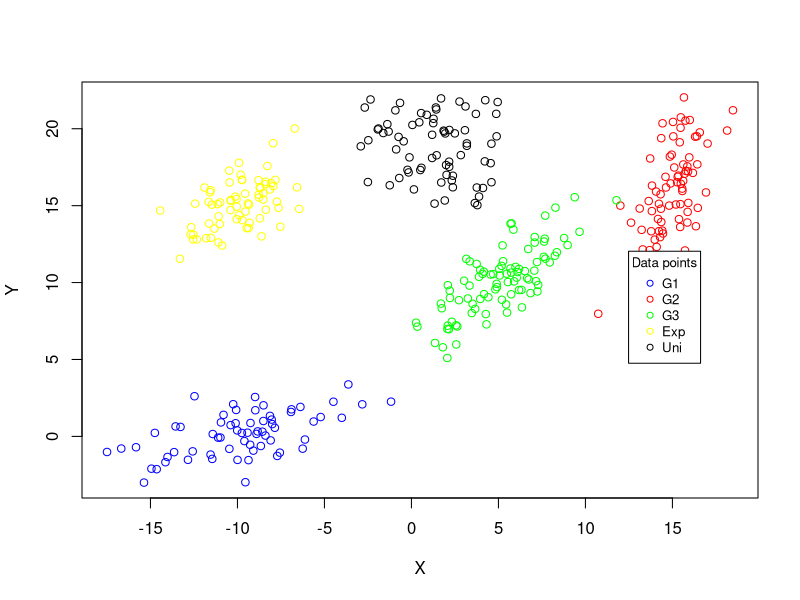
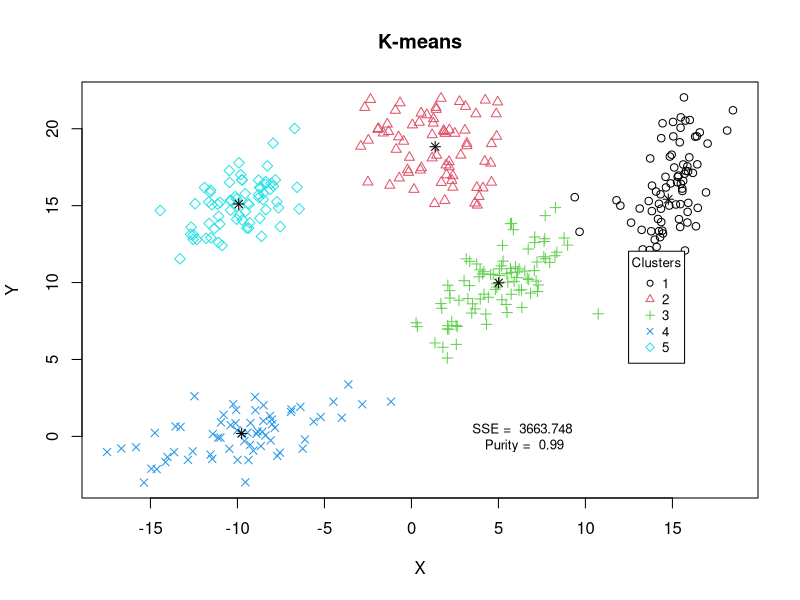
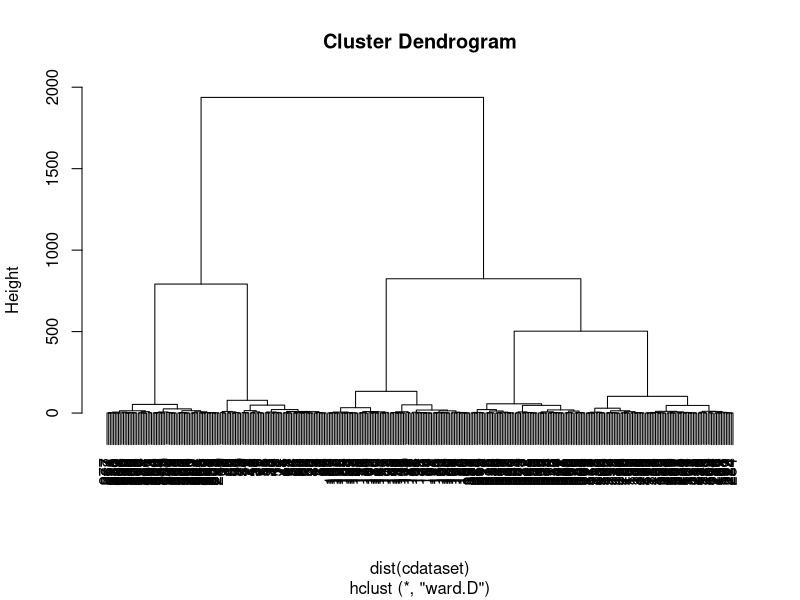
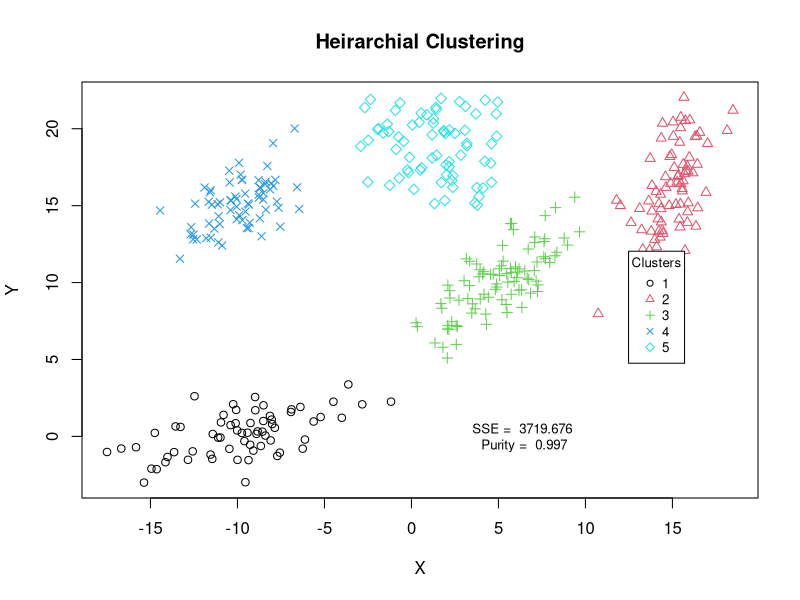
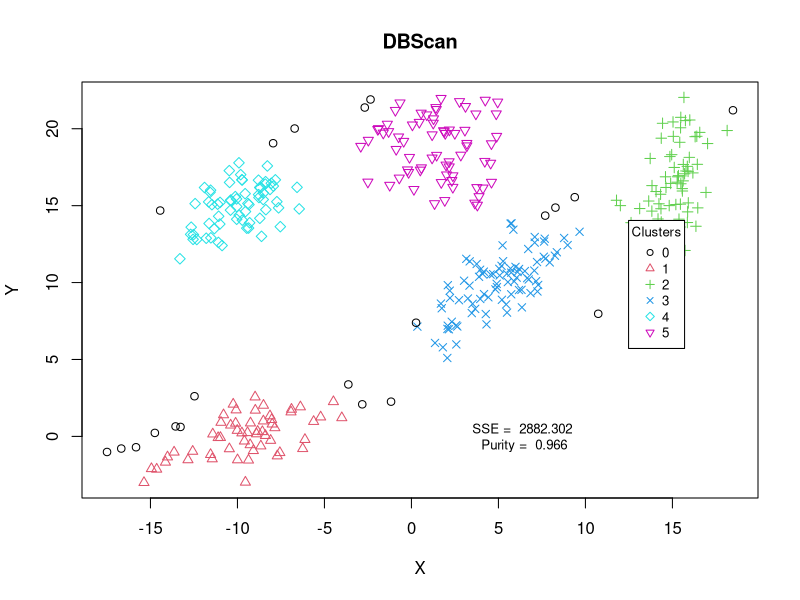

Source code (R) for these figures, in order:
#uses data in dataset2.txt
dataset <- read.table("dataset2.txt",header=TRUE,row.names=1)

#find min y from all plots, max y from all plots
xmin <- min(dataset[,1])
xmax <- max(dataset[,1])
ymin <- min(dataset[,2])
ymax <- max(dataset[,2])

xlim = c(xmin,xmax)
ylim = c(ymin,ymax)

#plotting all points in one graph with different colors
color <- c("blue","red","green","yellow","black")

plot(dataset[,1], dataset[,2], xlab="X", ylab="Y", col = ifelse(dataset[,3] == 1, color[1], ifelse(dataset[,3] == 2, color[2], ifelse(dataset[,3] == 3, color[3],ifelse(dataset[,3] == 4, color[4],color[5])))))

legend(xlim[2]-6, ylim[2]-10, legend=c("G1","G2","G3","Exp","Uni") , cex=0.8, pch = 1, col=color, title="Data points")

#CLUSTERING
require(graphics)

#dataset without class labels
cdataset = dataset[,-3]

#FUNCTIONS
#Square
square <- function(x)
{
  squared <- (x)*(x)
  return(squared)
}


#Purity
cal_purity <- function(new_labs, old_labs) 
{
  purity <- sum(apply(table(old_labs, new_labs), 2, max)) / length(new_labs)
  return (purity)
}

#SSE
cal_SSE <- function(dataset, new_labs, k)
{
  sum_x <- vector(mode = "numeric", length = k)
  sum_y <- vector(mode = "numeric", length = k)
  nc <- vector(mode = "numeric", length = k)
  n = nrow(dataset)
  
  for (i in 1:n)
  {
    if(new_labs[i] == 0) { next }
    
    sum_x[new_labs[i]] <- sum_x[new_labs[i]] + dataset[i,1]
    sum_y[new_labs[i]] <- sum_y[new_labs[i]] + dataset[i,2]
    nc[new_labs[i]] <- nc[new_labs[i]] + 1
  }
  mean_x <- sum_x/nc
  mean_y <- sum_y/nc
  
  err_x <- 0
  err_y <- 0
  for (i in 1:n)
  {
    if(new_labs[i] == 0) { next }
    
    err_x <- err_x + square(mean_x[new_labs[i]] - dataset[i,1])
    err_y <- err_y + square(mean_y[new_labs[i]] - dataset[i,2])
  }
  
  sse <- err_x + err_y
  return (sse)
}

#K-MEANS
#kmeans(x, centers, iter.max = 10)
cluster_size <- 5
clk <- kmeans(cdataset, cluster_size, 10)
plot(cdataset, col = clk$cluster, pch = clk$cluster, xlab="X", ylab="Y")
points(clk$centers, col = "black" , pch = 8, cex = 1)
title("K-means")
legend(xlim[2]-6, ylim[2]-10, legend = sort(unique(clk$cluster)) , cex=0.8, col = sort(unique(clk$cluster)), pch = sort(unique(clk$cluster)), title="Clusters")
purity <- round(cal_purity(clk$cluster,dataset[,3]),3)
sse <- round(cal_SSE(cdataset,clk$cluster, cluster_size),3)
val <- paste(paste("SSE = ",sse),paste("\nPurity = ",purity))
text(xlim[2]-12, ylim[1]+3, val , cex=0.8)


#HIERARCHICHAL CLUSTERING
cluster_size <- 5
hc <- hclust(dist(cdataset), "ward.D")
plot(hc)
clh <- cutree(as.hclust(hc), k = cluster_size)
plot(cdataset, col = clh, pch = clh, xlab="X", ylab="Y")
title("Heirarchial Clustering")
legend(xlim[2]-6, ylim[2]-10, legend = sort(unique(clh)) , cex=0.8, col = sort(unique(clh)), pch = sort(unique(clh)), title="Clusters")
purity <-round(cal_purity(clh,dataset[,3]),3)
sse <- round(cal_SSE(cdataset,clh, cluster_size),3)
val <- paste(paste("SSE = ",sse),paste("\nPurity = ",purity))
text(xlim[2]-12, ylim[1]+3, val , cex=0.8)

#DBSCAN
#downloaded using install.packages("dbscan")
library(dbscan)
db <- dbscan(cdataset, eps = 1.5, minPts = 5)
cld <- db$cluster
plot(cdataset, col = cld+1, pch = cld+1, xlab="X", ylab="Y")
title("DBScan")
cluster_size <- length(unique(cld)) - 1
legend(xlim[2]-6, ylim[2]-8, legend = sort(unique(cld)) , cex=0.8, col = sort(unique(cld + 1)), pch = sort(unique(cld + 1)), title="Clusters")
purity <- round(cal_purity(cld,dataset[,3]),3)
sse <- round(cal_SSE(cdataset,cld, cluster_size),3)
val <- paste(paste("SSE = ",sse),paste("\nPurity = ",purity))
text(xlim[2]-12, ylim[1]+3, val , cex=0.8)

#write.table(dataset,file="dataset2.txt")
#mat <- read.table("dataset.txt",header=TRUE,row.names=1)
